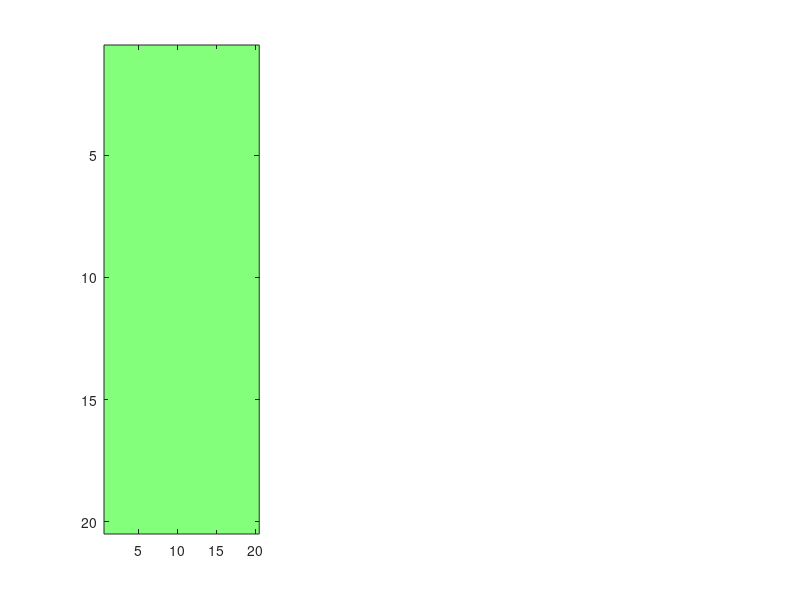

Recreate this plot in MATLAB. (Note: this script raises an error after producing the figure.)
%% Step 3: Organize Coherence values by channel pair. 

Condition         = 'OnlyPrior';                                                 % Options: 'OnlyPrior' or 'OnlyPretone' or 'Both'
Frequency_Band    = 'theta';
Behavior          = 'correct';
% Congruency        = 'congruent';
SNR               = [-11/6, -5/3, 5/3, 11/6, -1.5000, -1.2500, 1.2500, 1.5000];  % Options: any combination of  -11/6, -5/3, -1.5000, -1.2500, 0, 1.2500, 1.5000, 5/3, 11/6; 
animals           = {'MrCassius', 'MrM'};                                                     % Options: 'MrCassius' and/or 'MrM'
rootdir           = 'C:\Users\Corey Roach\Documents\00_DATA\Congruency_Analysis';                                 
sessions          = dir(fullfile(rootdir, '19*'));

% Make str. list out of 'animals' for figure titles
% Join the animal names with commas or another separator
animalStr = strjoin(animals, ', ');


% Define the PFC and AC channel labels and generate temporary grids

channels                  = arrayfun(@(x) sprintf('ch%02d', x), 3:22, 'UniformOutput', false);
Mean_Congruent_PSI_grid   = cell(20, 20); 
Mean_Incongruent_PSI_grid = cell(20, 20);
Z_Congruent_PSI_grid      = cell(20, 20); 
Z_Incongruent_PSI_grid    = cell(20, 20);
ZDiff_PSI_grid            = cell(20, 20); 


%% Loop through all sessions and sort PSI values by channel-pair 

for i = 1:length(sessions)

    RecDate = sessions(i).name;

    for j = 1:length(animals)
        Animal = animals{j};
        session_path = fullfile(rootdir, RecDate, Animal);

        if exist(session_path, 'dir') % Check if the directory exists
            PSI_Congruent_file   = dir(fullfile(session_path, [Animal, '_', RecDate, '_',  Behavior,'_', 'congruent',   '_', Frequency_Band,'_PSI.mat']));
            PSI_Incongruent_file = dir(fullfile(session_path, [Animal, '_', RecDate, '_',  Behavior,'_', 'incongruent', '_', Frequency_Band,'_PSI.mat']));

            if ~isempty(PSI_Congruent_file)
                fprintf('Processing session %s:\n', RecDate);
            else
                continue;
            end

      for k = 1:length(PSI_Congruent_file)

        PSI_Congruent_filename   = PSI_Congruent_file(k).name;
        PSI_Incongruent_filename = PSI_Incongruent_file(k).name;

        temp_Congruent_dir   = fullfile(session_path, PSI_Congruent_filename);
        temp_Incongruent_dir = fullfile(session_path, PSI_Incongruent_filename);

        % Load the .mat file safely
        load(temp_Congruent_dir,'PSI_congruent' );
        load(temp_Incongruent_dir,'PSI_incongruent');

        Mean_Congruent_Matrix   = PSI_congruent.psispctrm; 
        Mean_Incongruent_Matrix = PSI_incongruent.psispctrm; 
        Z_Congruent_Matrix      = PSI_congruent.psispctrm; 
        Z_Congruent_labels      = PSI_congruent.labelcmb;         
        Z_Incongruent_Matrix    = PSI_incongruent.psispctrm; 
        Z_Incongruent_labels    = PSI_incongruent.labelcmb;  

        % z-score the data 

        % Step 1: Pool all values from both matrices
      
        pooledData = [Z_Congruent_Matrix(:); Z_Incongruent_Matrix(:)];

        % Step 2: Compute global mean and std
        globalMean = mean(pooledData);
        globalStd  = std(pooledData);


        % Step 3: Z-score both matrices
        Z_Congruent_Matrix   = (Z_Congruent_Matrix   - globalMean) / globalStd;
        Z_Incongruent_Matrix = (Z_Incongruent_Matrix - globalMean) / globalStd;
        zDiff_Matrix         = Z_Congruent_Matrix - Z_Incongruent_Matrix;

      end    

           % Populate Z_Congruent_Coherence_grid with data 

           for rowIdx_1 = 1:size(Z_Congruent_Matrix, 1)

            % Extract channel pair from label
            pfcLabel = Z_Congruent_labels{rowIdx_1, 1};  % First column: PFC label (e.g., 'D1_PFC_ch05')
            acLabel  = Z_Congruent_labels{rowIdx_1, 2};  % Second column: AC label (e.g., 'D3_AC_ch04')

            % Remove the 'D' component and isolate the channel labels
            pfcChannel = regexp(pfcLabel, 'PFC_ch\d+', 'match', 'once');  % Extract PFC channel
            acChannel  = regexp(acLabel, 'AC_ch\d+', 'match', 'once');    % Extract AC channel

            % Find indices in the grid
            pfcIdx = find(strcmp(channels, strrep(pfcChannel, 'PFC_', '')));
            acIdx  = find(strcmp(channels,  strrep(acChannel, 'AC_', '')));

                % Assign the data row to the grid position
                if ~isempty(pfcIdx) && ~isempty(acIdx)
                    if isempty(Z_Congruent_PSI_grid{pfcIdx, acIdx})
                    % Initialize the cell with the first row of data
                    Mean_Congruent_PSI_grid{pfcIdx, acIdx} = Mean_Congruent_Matrix(rowIdx_1, :);
                    Z_Congruent_PSI_grid{pfcIdx, acIdx} = Z_Congruent_Matrix(rowIdx_1, :);
                    else
                    % Append the new row of data to the existing data
                    Mean_Congruent_PSI_grid{pfcIdx, acIdx} = [Mean_Congruent_PSI_grid{pfcIdx, acIdx}; Mean_Congruent_Matrix(rowIdx_1, :)];
                    Z_Congruent_PSI_grid{pfcIdx, acIdx} = [Z_Congruent_PSI_grid{pfcIdx, acIdx}; Z_Congruent_Matrix(rowIdx_1, :)];
                    end

                end
           end

           % Populate Incongruent_PSI_grid with data 

           for rowIdx_2 = 1:size(Z_Incongruent_Matrix, 1)

            % Extract channel pair from label
            pfcLabel = Z_Incongruent_labels{rowIdx_2, 1};  % First column: PFC label (e.g., 'D1_PFC_ch05')
            acLabel  = Z_Incongruent_labels{rowIdx_2, 2};  % Second column: AC label (e.g., 'D3_AC_ch04')

            % Remove the 'D' component and isolate the channel labels
            pfcChannel = regexp(pfcLabel, 'PFC_ch\d+', 'match', 'once'); % Extract PFC channel
            acChannel  = regexp(acLabel, 'AC_ch\d+', 'match', 'once');    % Extract AC channel

            % Find indices in the grid
            pfcIdx = find(strcmp(channels, strrep(pfcChannel, 'PFC_', '')));
            acIdx  = find(strcmp(channels, strrep(acChannel, 'AC_', '')));

                % Assign the data row to the grid position
                if ~isempty(pfcIdx) && ~isempty(acIdx)
                    if isempty(Z_Incongruent_PSI_grid{pfcIdx, acIdx})
                    % Initialize the cell with the first row of data
                    Mean_Incongruent_PSI_grid{pfcIdx, acIdx} = Mean_Incongruent_Matrix(rowIdx_2, :);
                    Z_Incongruent_PSI_grid{pfcIdx, acIdx} = Z_Incongruent_Matrix(rowIdx_2, :);
                    else
                    % Append the new row of data to the existing data
                    Mean_Incongruent_PSI_grid{pfcIdx, acIdx} = [Mean_Incongruent_PSI_grid{pfcIdx, acIdx}; Mean_Incongruent_Matrix(rowIdx_2, :)];
                    Z_Incongruent_PSI_grid{pfcIdx, acIdx} = [Z_Incongruent_PSI_grid{pfcIdx, acIdx}; Z_Incongruent_Matrix(rowIdx_2, :)];
                    end                 
                end
           end
           
           % Populate ZDiff_Coherence_PSI_grid with data 

           for rowIdx_1 = 1:size(zDiff_Matrix, 1)

            % Extract channel pair from label
            pfcLabel = Z_Congruent_labels{rowIdx_1, 1};  % First column: PFC label (e.g., 'D1_PFC_ch05')
            acLabel  = Z_Congruent_labels{rowIdx_1, 2};  % Second column: AC label (e.g., 'D3_AC_ch04')

            % Remove the 'D' component and isolate the channel labels
            pfcChannel = regexp(pfcLabel, 'PFC_ch\d+', 'match', 'once');  % Extract PFC channel
            acChannel  = regexp(acLabel, 'AC_ch\d+', 'match', 'once');    % Extract AC channel

            % Find indices in the grid
            pfcIdx = find(strcmp(channels, strrep(pfcChannel, 'PFC_', '')));
            acIdx  = find(strcmp(channels,  strrep(acChannel, 'AC_', '')));

                % Assign the data row to the grid position
                if ~isempty(pfcIdx) && ~isempty(acIdx)
                    if isempty(ZDiff_PSI_grid{pfcIdx, acIdx})
                    % Initialize the cell with the first row of data
                    ZDiff_PSI_grid{pfcIdx, acIdx} = zDiff_Matrix(rowIdx_1, :);
                    else
                    % Append the new row of data to the existing data
                    ZDiff_PSI_grid{pfcIdx, acIdx} = [ZDiff_PSI_grid{pfcIdx, acIdx}; zDiff_Matrix(rowIdx_1, :)];
                    end

                end
           end
            

         end
     end
end

%% Average selected bands to output a single Coherence value per channel pair (OnlyPrior)

if strcmp(Frequency_Band,'theta') == 1
% Define the range of columns to average
columnRange = 5:8;
end

if strcmp(Frequency_Band,'alpha') == 1
% Define the range of columns to average
columnRange = 9:14;
end

if strcmp(Frequency_Band,'beta') == 1
% Define the range of columns to average
columnRange = 15:30;
end

% Initialize a new grid to store the averaged values
Z_Congruent_averagedGrid     = nan(20, 20); % Use NaN to handle empty grid positions
Mean_Congruent_averagedGrid  = nan(20, 20); % Use NaN to handle empty grid positions
std_Congruent_averagedGrid   = nan(20, 20); % Use NaN to handle empty grid positions

% Loop through each position in the grid
for pfcIdx = 1:20
    for acIdx = 1:20
        % Check if the grid position contains data
        if ~isempty(Z_Congruent_PSI_grid{pfcIdx, acIdx})
            % Extract the data matrix for the current position
            Z_dataposition    = Z_Congruent_PSI_grid{pfcIdx, acIdx};
            Mean_dataposition = Mean_Congruent_PSI_grid{pfcIdx, acIdx};
            
            % Compute the average of the selected columns
            Z_columnAverage    = mean(Z_dataposition(:, columnRange), 'all', 'omitnan');
            Mean_columnAverage = mean(Mean_dataposition(:, columnRange), 'all', 'omitnan');
            std_columnAverage  = std(Mean_dataposition(:, columnRange), 0, 'all', 'omitnan');   

            % Store the average in the new grid
            Z_Congruent_averagedGrid(pfcIdx, acIdx)    = Z_columnAverage;
            Mean_Congruent_averagedGrid(pfcIdx, acIdx) = Mean_columnAverage;
            std_Congruent_averagedGrid(pfcIdx, acIdx)  = std_columnAverage;

        end
    end
end

%% Average selected bands to output a single PSI value per channel pair (OnlyPretone)

if strcmp(Frequency_Band,'theta') == 1
% Define the range of columns to average
columnRange = 5:8;
end

if strcmp(Frequency_Band,'alpha') == 1
% Define the range of columns to average
columnRange = 9:14;
end

if strcmp(Frequency_Band,'beta') == 1
% Define the range of columns to average
columnRange = 15:30;
end

% Initialize a new grid to store the averaged values
Z_Incongruent_averagedGrid    = nan(20, 20); % Use NaN to handle empty grid positions
Mean_Incongruent_averagedGrid = nan(20, 20); % Use NaN to handle empty grid positions
std_Incongruent_averagedGrid  = nan(20, 20); % Use NaN to handle empty grid positions

% Loop through each position in the grid
for pfcIdx = 1:20
    for acIdx = 1:20
        % Check if the grid position contains data
        if ~isempty(Z_Incongruent_PSI_grid{pfcIdx, acIdx})
            % Extract the data matrix for the current position
            Z_dataposition    = Z_Incongruent_PSI_grid{pfcIdx, acIdx};
            Mean_dataposition = Mean_Incongruent_PSI_grid{pfcIdx, acIdx};

            % Compute the average of the selected columns
            Z_columnAverage    = mean(Z_dataposition(:, columnRange), 'all', 'omitnan');
            Mean_columnAverage = mean(Mean_dataposition(:, columnRange), 'all', 'omitnan');
            std_columnAverage = std(Mean_dataposition(:, columnRange), 0, 'all', 'omitnan');   

            % Store the average in the new grid
            Z_Incongruent_averagedGrid(pfcIdx, acIdx)    = Z_columnAverage;
            Mean_Incongruent_averagedGrid(pfcIdx, acIdx) = Mean_columnAverage;
            std_Incongruent_averagedGrid(pfcIdx, acIdx)  = std_columnAverage;
        end
    end
end

%% Average selected bands to output a single PSI value per channel pair (ZDiff)

if strcmp(Frequency_Band,'theta') == 1
% Define the range of columns to average
columnRange = 5:8;
end

if strcmp(Frequency_Band,'alpha') == 1
% Define the range of columns to average
columnRange = 9:14;
end

if strcmp(Frequency_Band,'beta') == 1
% Define the range of columns to average
columnRange = 15:30;
end

% Initialize a new grid to store the averaged values
ZDiff_averagedGrid = nan(20, 20); % Use NaN to handle empty grid positions

% Loop through each position in the grid
for pfcIdx = 1:20
    for acIdx = 1:20
        % Check if the grid position contains data
        if ~isempty(ZDiff_PSI_grid{pfcIdx, acIdx})
            % Extract the data matrix for the current position
            Z_dataposition = ZDiff_PSI_grid{pfcIdx, acIdx};

            % Compute the average of the selected columns
            Z_columnAverage = mean(Z_dataposition(:, columnRange), 'all', 'omitnan');

            % Store the average in the new grid
            ZDiff_averagedGrid(pfcIdx, acIdx) = Z_columnAverage;
        end
    end
end


%% Plot the Z-scored PSI  

% Replace NaNs with zero
Z_Congruent_averagedGrid(isnan(Z_Congruent_averagedGrid)) = 0;
Z_Incongruent_averagedGrid(isnan(Z_Incongruent_averagedGrid)) = 0;
ZDiff_averagedGrid(isnan(Z_Congruent_averagedGrid)) = 0;

% Determine the global color range
globalMin = -0.4;
globalMax = 0.4;

% Clamp values to the global color range
averagedGrid_1_clamped = max(globalMin, min(globalMax, Z_Congruent_averagedGrid));
averagedGrid_2_clamped = max(globalMin, min(globalMax, Z_Incongruent_averagedGrid));
averagedGrid_3_clamped = max(globalMin, min(globalMax, ZDiff_averagedGrid));

% Plot the first heatmap
figure();
subplot(1, 3, 1);
imagesc(averagedGrid_1_clamped);
colormap(jet(256)); % 256 instead of default 64
clim([globalMin, globalMax]);
colorbar;
xlabel('AC Channels');
ylabel('PFC Channels');
title(['Zscore-Congruent-',  Frequency_Band, '-', animalStr]);
xticks(1:20);
yticks(1:20);
xticklabels(arrayfun(@(x) sprintf('ch%02d', x), 3:22, 'UniformOutput', false));
yticklabels(arrayfun(@(x) sprintf('ch%02d', x), 3:22, 'UniformOutput', false));
axis square;

% Plot the second heatmap
subplot(1, 3, 2);
imagesc(averagedGrid_2_clamped);
colormap(jet(256)); % 256 instead of default 64
clim([globalMin, globalMax]);
colorbar;
xlabel('AC Channels');
ylabel('PFC Channels');
title(['Zscore-Incongruent-',  Frequency_Band, '-', animalStr]);
xticks(1:20);
yticks(1:20);
xticklabels(arrayfun(@(x) sprintf('ch%02d', x), 3:22, 'UniformOutput', false));
yticklabels(arrayfun(@(x) sprintf('ch%02d', x), 3:22, 'UniformOutput', false));
axis square;

% Plot the third heatmap
subplot(1, 3, 3);
imagesc(averagedGrid_3_clamped);
colormap(jet(256)); % 256 instead of default 64
clim([globalMin, globalMax]);
colorbar;
xlabel('AC Channels');
ylabel('PFC Channels');
title(['ZDiff',  Frequency_Band, '-', animalStr]);
xticks(1:20);
yticks(1:20);
xticklabels(arrayfun(@(x) sprintf('ch%02d', x), 3:22, 'UniformOutput', false));
yticklabels(arrayfun(@(x) sprintf('ch%02d', x), 3:22, 'UniformOutput', false));
axis square;


%% plot the average full PSI spectra across sessions with 95% confidence interval around them.

% Initialize an empty array to store all trials
PSI_Congruent_all_trials = [];

% Iterate through each cell in preCueOnset_PSI_grid
for i = 1:numel(Z_Congruent_PSI_grid)
    % Concatenate the trials from the current cell
    PSI_Congruent_all_trials = [PSI_Congruent_all_trials; Z_Congruent_PSI_grid{i}];
end

% Initialize an empty array to store all trials
PSI_Incongruent_all_trials = [];

% Iterate through each cell in testToneOnset_PSI_grid
for b = 1:numel(Z_Incongruent_PSI_grid)
    % Concatenate the trials from the current cell
    PSI_Incongruent_all_trials = [PSI_Incongruent_all_trials; Z_Incongruent_PSI_grid{b}];
end

% 

% Compute mean and standard error across trials
mean_data_Congruent = mean(PSI_Congruent_all_trials, 1);
mean_data_Incongruent = mean(PSI_Incongruent_all_trials, 1);

% Apply absolute values to the means
mean_data_Congruent = abs(mean_data_Congruent);
mean_data_Incongruent = abs(mean_data_Incongruent);

% Calculate standard error
SE_Congruent = std(PSI_Congruent_all_trials, 0, 1) / sqrt(size(PSI_Congruent_all_trials, 1));
SE_Incongruent = std(PSI_Incongruent_all_trials, 0, 1) / sqrt(size(PSI_Incongruent_all_trials, 1));

% Calculate 95% confidence intervals
CI_Congruent = tinv(0.975, size(PSI_Congruent_all_trials, 1) - 1) * SE_Congruent;
CI_Incongruent = tinv(0.975, size(PSI_Incongruent_all_trials, 1) - 1) * SE_Incongruent;

% Plotting
freq = 1:101;  % Assuming 101 frequencies

figure;
hold on;

% Plot mean data with error bars (absolute values)
errorbar(freq, mean_data_Congruent, CI_Congruent, 'b', 'LineWidth', 1.5);
errorbar(freq, mean_data_Incongruent, CI_Incongruent, 'r', 'LineWidth', 1.5);

% Customize plot labels and legend
xlabel('Frequency');
ylabel('|PSI|');
xlim([4 35])
title('PSI Comparison: Congruent vs Incongruent');
legend('Congruent', 'Incongruent', 'Location', 'best');

% Set plot aesthetics
set(gca, 'FontSize', 12);
grid on;
box on;
hold off;

%%

% Count true zeros in OnlyPrior_theta
num_zeros_Prior = sum(PSI_Congruent_all_trials == 0);

% Count true zeros in OnlyPretone_theta
num_zeros_Pretone = sum(PSI_Incongruent_all_trials == 0);

%% Band-wise collect all values for each channel pair, and collapse into column

if strcmp(Frequency_Band,'theta') == 1

    % Extract columns 5 to 8 and reshape into a single column
    Congruent_theta   = PSI_Congruent_all_trials(:, 5:8);
    Congruent_theta   = Congruent_theta(:);
    Incongruent_theta = PSI_Incongruent_all_trials(:, 5:8);
    Incongruent_theta = Incongruent_theta(:);

    % % Split by direction
    Congruent_PFC_2_AC   = Congruent_theta(Congruent_theta > 0);
    Incongruent_PFC_2_AC = Incongruent_theta(Incongruent_theta > 0);
    Congruent_AC_2_PFC   = Congruent_theta(Congruent_theta < 0);
    Incongruent_AC_2_PFC = Incongruent_theta(Incongruent_theta < 0);

    % Define bin edges from -6 to +6 (centered)
    binEdges = linspace(-10, 10, 50);

    % Plot all histograms on the same figure
    figure;
    hold on;

    histogram(Congruent_theta, 'BinEdges', binEdges, 'FaceColor', [0.2 0.6 1], ...
              'FaceAlpha', 0.5, 'EdgeColor', 'k');  % Blue
    histogram(Incongruent_theta, 'BinEdges', binEdges, 'FaceColor', [1 0.4 0.4], ...
              'FaceAlpha', 0.5, 'EdgeColor', 'k');  % Light red

    xlabel('Phase Slope Index (PSI)');
    ylabel('Count');
    xlim([-10 10])
    legend({'Congruent', 'Incongruent'});
    title('Z-Scored PSI Values');
    box on;
    set(gca, 'FontSize', 14);
    hold off;

end

%% plotting histogram 

%[~, bins] = hist([OnlyPrior_PFC_2_AC; abs(OnlyPrior_AC_2_PFC); OnlyPretone_PFC_2_AC; abs(OnlyPretone_AC_2_PFC)], 100);
edges = linspace(0, 10, 10);                % 100 bins from 0 to 0.1
bins  = edges(1:end-1) + diff(edges)/2;       % Bin centers


% Compute histograms for each dataset
Congruent_PFC_2_AC_counts   = hist(Congruent_PFC_2_AC, bins);
Congruent_AC_2_PFC_counts   = hist(abs(Congruent_AC_2_PFC), bins);
Incongruent_PFC_2_AC_counts = hist(Incongruent_PFC_2_AC, bins);
Incongruent_AC_2_PFC_counts = hist(abs(Incongruent_AC_2_PFC), bins);

% Normalize counts to percentages
Congruent_PFC_2_AC_counts   = Congruent_PFC_2_AC_counts / sum(Congruent_PFC_2_AC_counts) * 100;
Congruent_AC_2_PFC_counts   = Congruent_AC_2_PFC_counts / sum(Congruent_AC_2_PFC_counts) * 100;
Incongruent_PFC_2_AC_counts = Incongruent_PFC_2_AC_counts / sum(Incongruent_PFC_2_AC_counts) * 100;
Incongruent_AC_2_PFC_counts = Incongruent_AC_2_PFC_counts / sum(Incongruent_AC_2_PFC_counts) * 100;

% Plot histograms

figure();

hold on;

% Condition 1: Red (Positive) & Soft Red (Negative)
bar(bins,   Congruent_PFC_2_AC_counts,   'FaceColor', [1, 0.6, 0.6],   'FaceAlpha', 0.5,'EdgeColor', 'k', 'BarWidth', 1);  % Soft Red with black edges;                    % Red with black edges
bar(-bins, -Congruent_AC_2_PFC_counts,   'FaceColor', [0.6, 0.6, 1],   'FaceAlpha', 0.5, 'EdgeColor', 'k', 'BarWidth', 1); % Soft Blue with black edges
bar(bins,   Incongruent_PFC_2_AC_counts, 'FaceColor', [0.8, 0.1, 0.1], 'FaceAlpha', 0.5,'EdgeColor', 'k', 'BarWidth', 1);  % Soft Red with black edges;                    % Red with black edges
bar(-bins, -Incongruent_AC_2_PFC_counts, 'FaceColor', [0.2, 0.4, 0.8], 'FaceAlpha', 0.5, 'EdgeColor', 'k', 'BarWidth', 1); % Soft Blue with black edges

% Labels and Legend
xlabel('PSI Value');
ylabel('Proportion of Sites');
% ylim([-65 65])
xlim([-10 10])
%axis([-.025 .025 -65 65]) 
% Adjust legend to include all conditions
leg = legend({'Congruent PFC→AC', 'Congruent AC→PFC', 'Incongruent PFC→AC', 'Incongruent AC→PFC'}, 'Location', 'SouthEast');
set(leg, 'FontSize', 12); % Reduce legend font size
% Improve aesthetics
set(gca, 'FontSize', 18, 'LineWidth', 1.5); % Keep axis font size at 18
box on;
hold off;



% %% Statistics
% 
% % Assuming preCue and testTone are both 20x20 cell arrays
% % and each cell contains a struct with numeric fields
% 
% 
% subtracted_PSI_grid = cell(size(OnlyPrior_PSI_grid)); % Preallocate
% 
% for i = 1:size(OnlyPrior_PSI_grid, 1)
%     for j = 1:size(OnlyPrior_PSI_grid, 2)
%         subtracted_PSI_grid{i, j} = OnlyPretone_PSI_grid{i, j} - OnlyPrior_PSI_grid{i, j};
%     end
% end
% 
% 
% subtracted_all_trials = [];
% 
% % Iterate through each cell in preCueOnset_PSI_grid
% for i = 1:numel(OnlyPrior_PSI_grid)
%     % Concatenate the trials from the current cell
%    subtracted_all_trials = [subtracted_all_trials; subtracted_PSI_grid{i}];
% end
% 
% % Extract columns 5 to 8 and reshape into a single column
% diff_theta = subtracted_all_trials(:, 5:8);
% diff_theta = diff_theta(:);
% 
% diff_PFC_2_AC = OnlyPrior_theta(OnlyPrior_theta > 0);
% diff_AC_2_PFC = OnlyPrior_theta(OnlyPrior_theta < 0);

% %% Jamie Kuminski Core/Belt Analysis
% 
% Core_OnlyPrior_averagedGrid   = OnlyPrior_averagedGrid;
% Core_OnlyPretone_averagedGrid = OnlyPretone_averagedGrid;
% save(fullfile('C:\Users\Corey Roach\Desktop\Expectation_Analysis', 'Core_Spatial_PSI_Values.mat'), 'Core_OnlyPrior_averagedGrid', 'Core_OnlyPretone_averagedGrid');
% 
% Belt_OnlyPrior_averagedGrid   = OnlyPrior_averagedGrid;
% Belt_OnlyPretone_averagedGrid = OnlyPretone_averagedGrid;
% save(fullfile('C:\Users\Corey Roach\Desktop\Expectation_Analysis', 'Belt_Spatial_PSI_Values.mat'), 'Belt_OnlyPrior_averagedGrid', 'Belt_OnlyPretone_averagedGrid');
% 
% Subtract the session-wise means from each other and plot as a histogram.
% 
% % Subtract the conditions
% Belt_Subtracted = Belt_OnlyPrior_averagedGrid - Belt_OnlyPretone_averagedGrid;
% Core_Subtracted = Core_OnlyPrior_averagedGrid - Core_OnlyPretone_averagedGrid; 
% 
% % Reshape the matrices into column vectors
% Belt_Subtracted_Column = Belt_Subtracted(:);
% Core_Subtracted_Column = Core_Subtracted(:);
% 
% % Subtract the conditions
% Belt_Subtracted = Belt_OnlyPrior_averagedGrid - Belt_OnlyPretone_averagedGrid;
% Core_Subtracted = Core_OnlyPrior_averagedGrid - Core_OnlyPretone_averagedGrid; 
% 
% % Reshape the matrices into column vectors
% Belt_Subtracted_Column = Belt_Subtracted(:);
% Core_Subtracted_Column = Core_Subtracted(:);
% 
% % Set the same number of bins for both histograms
% numBins = 20;
% 
% % Calculate the edges for both histograms using the same bin range
% edges = linspace(min([Belt_Subtracted_Column; Core_Subtracted_Column]), max([Belt_Subtracted_Column; Core_Subtracted_Column]), numBins+1);
% 
% % Calculate the histogram counts for each condition using the same bin edges
% [counts_belt, ~] = histcounts(Belt_Subtracted_Column, edges);
% [counts_core, ~] = histcounts(Core_Subtracted_Column, edges);
% 
% % Plot the histograms with transparency
% hold on;
% 
% % Plot the first histogram for Belt_Subtracted with a specific color and transparency
% h1 = bar(edges(1:end-1), counts_belt, 'FaceColor', [0.4, 1.0, 0.4], 'EdgeColor', 'k', 'BarWidth', 1);
% set(h1, 'FaceAlpha', 0.5);  % Set transparency for Belt_Subtracted
% 
% % Plot the second histogram for Core_Subtracted with a different color and transparency
% h2 = bar(edges(1:end-1), counts_core, 'FaceColor', [1.0, 0.4, 0.4], 'EdgeColor', 'k', 'BarWidth', 1);
% set(h2, 'FaceAlpha', 0.5);  % Set transparency for Core_Subtracted
% 
% hold off;
% 
% % Customize the plot
% set(gca, 'XTick', linspace(min(edges), max(edges), numBins), 'XTickLabel', round(linspace(min(edges), max(edges), numBins), 2));  % Set x-axis labels
% ylabel('Frequency');
% xlabel('Subtracted mean PSI values');% 
% % Optionally, add a legend to differentiate the histograms
% legend({'Belt Subtracted', 'Core Subtracted'});
% 
% 
% 
% %
% 
% % Perform K-S test for normality on Core_Subtracted and Belt_Subtracted
% % Null Hypothesis: Data follows a normal distribution
% 
% % Test on Core_Subtracted (shifted to zero mean)
% [h_core, p_core] = kstest(Core_Subtracted_Column - mean(Core_Subtracted_Column));  % Center around zero
% fprintf('K-S Test for Core Subtracted: h = %d, p = %.4f\n', h_core, p_core);
% 
% % Test on Belt_Subtracted (shifted to zero mean)
% [h_belt, p_belt] = kstest(Belt_Subtracted_Column - mean(Belt_Subtracted_Column));  % Center around zero
% fprintf('K-S Test for Belt Subtracted: h = %d, p = %.4f\n', h_belt, p_belt);
% 
% % Perform K-S test to compare the distributions of Core and Belt Subtracted
% % Null Hypothesis: The two samples are from the same distribution
% 
% % Perform K-S test between the two distributions
% [h_ks, p_ks] = kstest2(Core_Subtracted_Column, Belt_Subtracted_Column);  % Compare distributions
% fprintf('K-S Test between Core and Belt Subtracted: h = %d, p = %.4f\n', h_ks, p_ks);
% 
% 
% % Skewness and Kurtosis for Core_Subtracted
% skew_core = skewness(Core_Subtracted_Column);
% kurtosis_core = kurtosis(Core_Subtracted_Column);
% 
% % Skewness and Kurtosis for Belt_Subtracted
% skew_belt = skewness(Belt_Subtracted_Column);
% kurtosis_belt = kurtosis(Belt_Subtracted_Column);
% 
% % Display the results
% fprintf('Core Subtracted - Skewness: %.4f, Kurtosis: %.4f\n', skew_core, kurtosis_core);
% fprintf('Belt Subtracted - Skewness: %.4f, Kurtosis: %.4f\n', skew_belt, kurtosis_belt);
